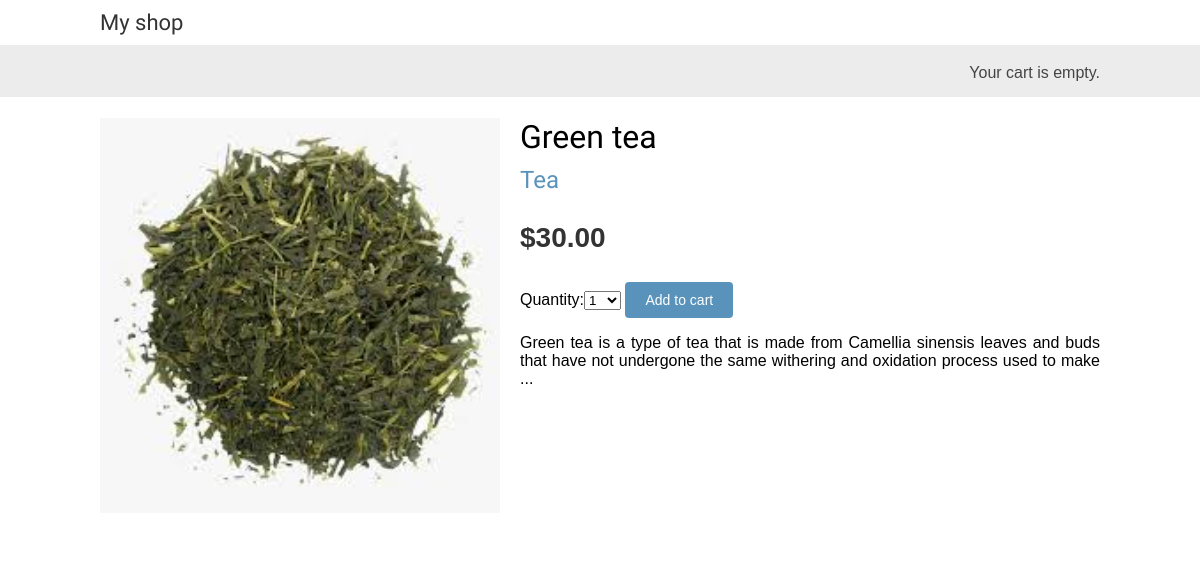
Page /1/green-tea/ on the committed database.
### shop/models.py (models this page shows, shortened)
class Product(models.Model):
    category = models.ForeignKey(
        Category, related_name='products', on_delete=models.CASCADE)
    name = models.CharField(max_length=200, db_index=True)
    slug = models.SlugField(max_length=200, db_index=True)
    image = models.ImageField(upload_to='products/%Y/%m/%d', blank=True)
    description = models.TextField(blank=True)
    price = models.DecimalField(max_digits=10, decimal_places=2)
    available = models.BooleanField(default=True)
    created = models.DateTimeField(auto_now_add=True)
    updated = models.DateTimeField(auto_now=True)
    class Meta:
        ordering = ('name',)
        index_together = (('id', 'slug'),)

class Category(models.Model):
    name = models.CharField(max_length=200, db_index=True)
    slug = models.SlugField(max_length=200, unique=True)
    class Meta:
        ordering = ('name',)
        verbose_name = 'category'
        verbose_name_plural = 'categories'
    def get_absolute_url(self):
        return reverse('shop:product_list_by_category', args=[self.slug])
    def __str__(self):
        return self.name

### shop/views.py (the view)
# urls.py: path('<int:id>/<slug:slug>/', views.product_detail, name='product_detail')
def product_detail(request, id, slug):
    product = get_object_or_404(Product, id=id, slug=slug, available=True)
    cart_product_form = CartAddProductForm()
    return render(request, 'shop/product/detail.html', {'product': product, 'cart_product_form': cart_product_form})

### cart/forms.py
class CartAddProductForm(forms.Form):
    quantity = forms.TypedChoiceField(
        choices=PRODUCT_QUANTITY_CHOICES, coerce=int)
    override = forms.BooleanField(
        required=False, initial=False, widget=forms.HiddenInput)

### cart/cart.py (called while the page is built)
    def __len__(self):
        return sum(item['quantity'] for item in self.cart.values())

### cart/context_processors.py (called while the page is built)
def cart(request):
    return {'cart': Cart(request)}

### shop/templates/shop/product/detail.html (shortened to what this page needs)
{% extends "shop/base.html" %}
{% load static %}
{% block content %}
<div class="product-detail">
    <img src="{% if product.image %}{{ product.image.url }}{% else %}
{% static "img/no_image.png" %}{% endif %}">
    <h1>{{ product.name }}</h1>
    <h2>
        <a href="{{ product.category.get_absolute_url }}">
            {{ product.category }}
        </a>
    </h2>
    <p class="price">${{ product.price }}</p>
    <form action="{% url "cart:cart_add" product.id %}" method="post">
        {{ cart_product_form }}
        <input type="submit" value="Add to cart">
    </form>
    {{ product.description|linebreaks }}
</div>
{% endblock %}

### shop/static/css/base.css (style rules this page uses)
body { margin: 0; padding: 0; font-family: helvetica, sans-serif; }
h1, h2, h3, h4, h5, h6 { font-family: 'Ubuntu', sans-serif; font-weight: normal; }
a { text-decoration: none; color: #5993bb; }
a.button, input[type="submit"] { color: #fff; background: #5993bb; border-radius: 4px; padding: 10px 20px; font-size: 14px; border: 0; }
.product-detail { text-align: justify; }
.product-detail .price { color: #333; font-size: 28px; font-weight: bold; }
.product-detail img { width: 40%; float: left; padding: 0 20px 20px 0; }
.product-detail h1 { margin-bottom: 0; }
.product-detail h2 { margin-top: 10px; }

### rows in the picture
Product: image (picture), name "Green tea", category "Tea", price "30.00", description "Green tea is a type of tea that is made from Camellia sinensis leaves and buds that have not undergone the same withering and oxidation process used to make ..."
